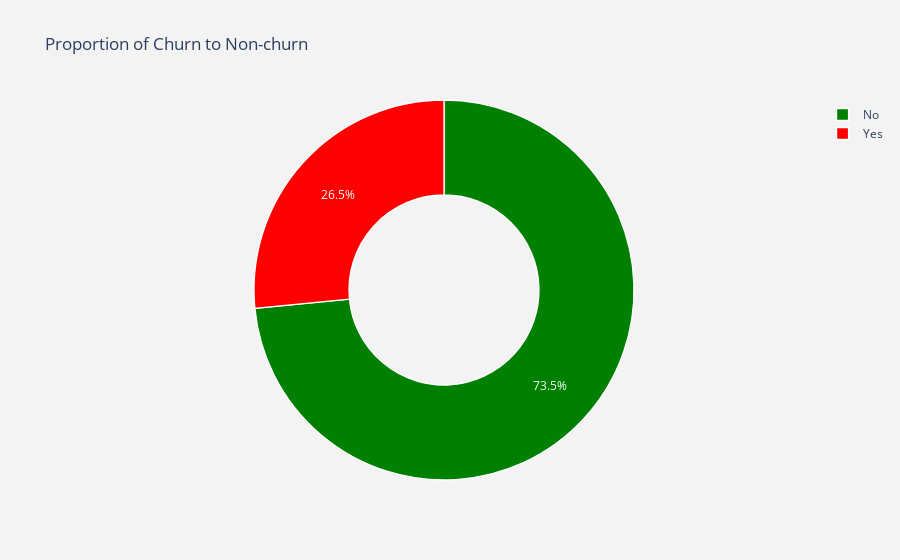

Write notebook code for a chart like this one.
### Markdown cell above
<font size="5">2. Exploratory Data Analysis</font>  <br>
Distribution of features as per Churn

### Code cell
#labels
lab = raw_data["Churn"].value_counts().keys().tolist()
#values
val = raw_data["Churn"].value_counts().values.tolist()

trace = go.Pie(labels = lab ,
               values = val ,
               marker = dict(colors =  [ 'green' ,'red'],
                             line = dict(color = "white",
                                         width =  1.3)
                            ),
               hole = .5
              )
layout = go.Layout(dict(title = "Proportion of Churn to Non-churn",
                        plot_bgcolor  = "rgb(243,243,243)",
                        paper_bgcolor = "rgb(243,243,243)",
                       )
                  )

data = [trace]
fig = go.Figure(data = data,layout = layout)
py.iplot(fig)

### Figure 1 — Plotly figure (JSON) as saved in the notebook; plotly's stock layout.template omitted (floating-point values rounded to 4 significant figures)
{"data": [{"hole": 0.5, "labels": ["No", "Yes"], "marker": {"colors": ["green", "red"], "line": {"color": "white", "width": 1.3}}, "type": "pie", "values": [5174, 1869]}], "layout": {"paper_bgcolor": "rgb(243,243,243)", "plot_bgcolor": "rgb(243,243,243)", "title": {"text": "Proportion of Churn to Non-churn"}}}
